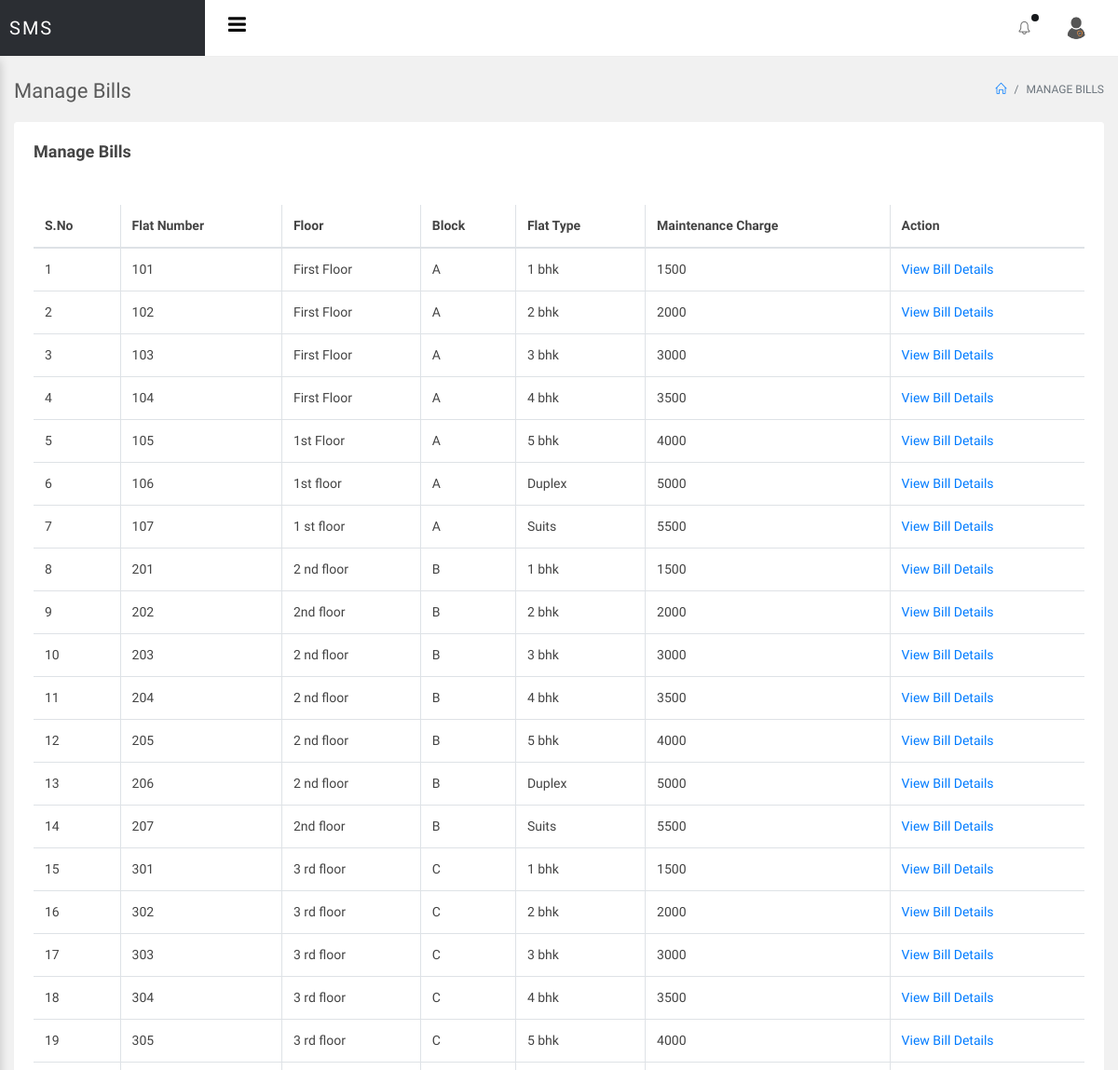
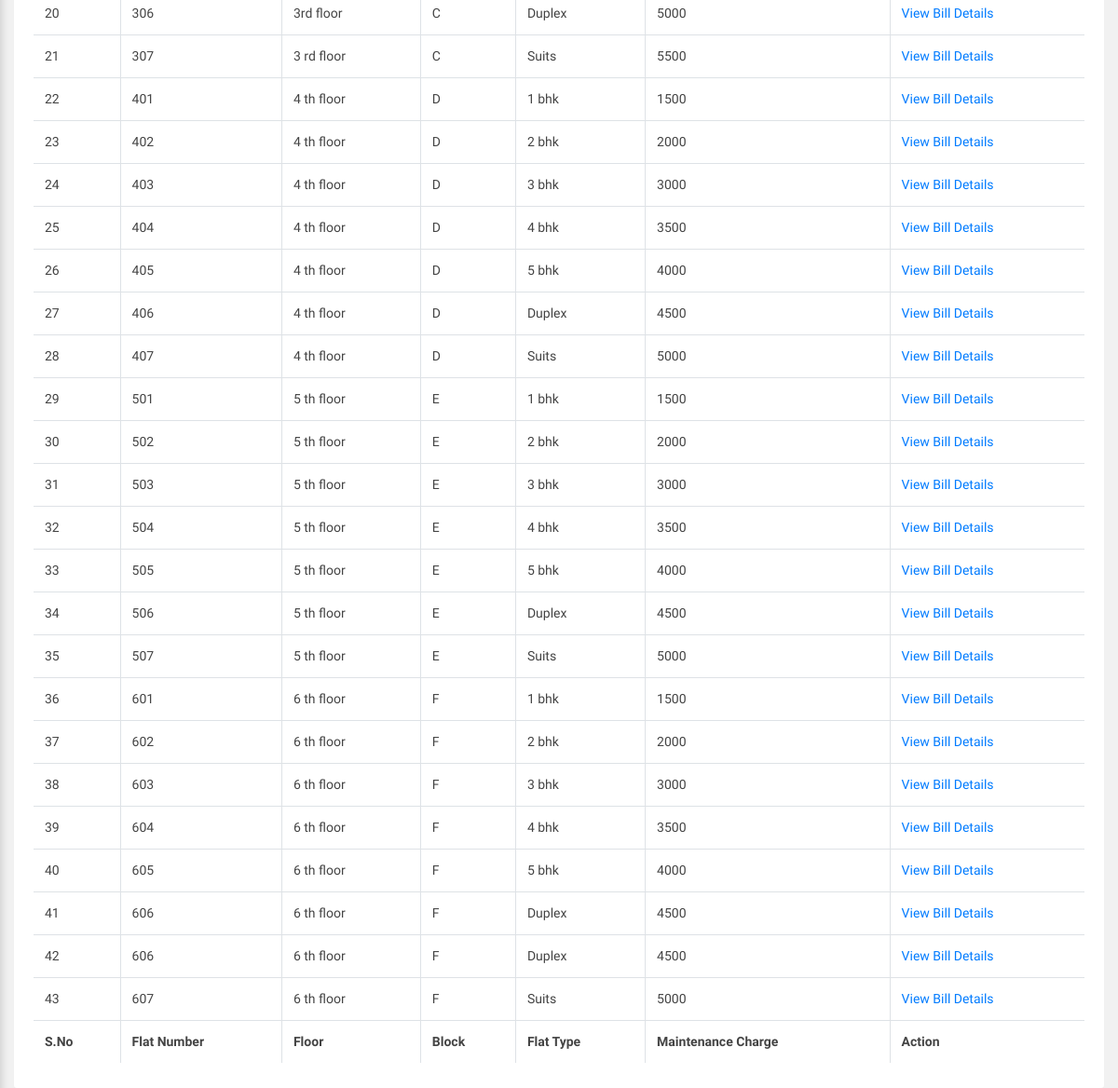
/sms/admin/manage-bill.php (signed in), run on the app's committed database (2 pictures, top to bottom).
### tables this page shows
CREATE TABLE `tblflat` (
  `ID` int(10) NOT NULL,
  `FlatNum` int(50) DEFAULT NULL,
  `Floor` varchar(50) DEFAULT NULL,
  `Block` varchar(50) DEFAULT NULL,
  `FlatType` varchar(120) DEFAULT NULL,
  `MCharge` varchar(200) DEFAULT NULL,
  `CreationDate` timestamp NULL DEFAULT current_timestamp()
);

### sms/admin/manage-bill.php (the view, shortened to what this page needs)
<?php
include('includes/dbconnection.php');
if (strlen($_SESSION['smsaid']==0)) {
  header('location:logout.php');
  } else{
  ?>
<!doctype html>
<html lang="en">
<head>
<link rel="stylesheet" href="../assets/vendor/bootstrap/css/bootstrap.min.css">
<link rel="stylesheet" href="../assets/vendor/animate-css/animate.min.css">
<link rel="stylesheet" href="../assets/vendor/font-awesome/css/font-awesome.min.css">
<link rel="stylesheet" href="../assets/vendor/jquery-datatable/dataTables.bootstrap4.min.css">
<link rel="stylesheet" href="../assets/vendor/jquery-datatable/fixedeader/dataTables.fixedcolumns.bootstrap4.min.css">
<link rel="stylesheet" href="../assets/vendor/jquery-datatable/fixedeader/dataTables.fixedheader.bootstrap4.min.css">
<link rel="stylesheet" href="../assets/vendor/sweetalert/sweetalert.css"/>
<link rel="stylesheet" href="assets/css/main.css">
<link rel="stylesheet" href="assets/css/color_skins.css">
</head>
<body class="theme-blue">
<div id="wrapper">
    <?php include_once('includes/header.php');?>
    <div id="main-content">
        <div class="container-fluid">
            <div class="block-header">
                <div class="row">
                    <div class="col-lg-5 col-md-8 col-sm-12">
                        <h2>Manage Bills</h2>
                    </div>
                    <div class="col-lg-7 col-md-4 col-sm-12 text-right">
                        <ul class="breadcrumb justify-content-end">
                            <li class="breadcrumb-item"><a href="dashboard.php"><i class="icon-home"></i></a></li>
                            <li class="breadcrumb-item active">Manage Bills</li>
                        </ul>
                    </div>
                </div>
            </div>
            <div class="row clearfix">
                <div class="col-lg-12">
                    <div class="card">
                        <div class="header">
                            <h2>Manage Bills</h2>
                        </div>
                        <div class="body">
                            <div class="table-responsive">
                                <table class="table table-bordered table-hover js-basic-example dataTable table-custom">
                                    <thead>
                                        <tr>
                                            <th>S.No</th>
                                            <th>Flat Number</th>
                                            <th>Floor</th>
                                            <th>Block</th>
                                            <th>Flat Type</th>
                                            <th>Maintenance Charge</th>
                                            <th>Action</th>
                                        </tr>
                                    </thead>
                                    <tbody>
                                        <?php
$sql="SELECT * from tblflat";
$query = $dbh -> prepare($sql);
$query->execute();
$results=$query->fetchAll(PDO::FETCH_OBJ);
$cnt=1;
if($query->rowCount() > 0)
{
foreach($results as $row)
{               ?>
                                        <tr>
                                           <td><?php echo htmlentities($cnt);?></td>
                  <td><?php  echo htmlentities($row->FlatNum);?>
                  </td>
                  <td><?php  echo htmlentities($row->Floor);?></td>
                  <td><?php  echo htmlentities($row->Block);?></td>
                  <td><?php  echo htmlentities($row->FlatType);?></td>
                  <td><?php  echo htmlentities($row->MCharge);?></td>
                  <td><a href="view-bill-detail.php?viewid=<?php echo htmlentities ($row->FlatNum);?>&&bviewid=<?php echo htmlentities ($row->Block);?>">View Bill Details</a></td>
                                        </tr>
                                        <?php $cnt=$cnt+1;}} ?>
                                    </tbody>
                                    <tfoot>
                                        <tr>
                                            <th>S.No</th>
                                            <th>Flat Number</th>
                                            <th>Floor</th>
                                            <th>Block</th>
                                            <th>Flat Type</th>
                                            <th>Maintenance Charge</th>
                                            <th>Action</th>
                                        </tr>
                                    </tfoot>
                                </table>
                            </div>
                        </div>
                    </div>
                </div>
              </div>
        </div>
    </div>
</div>
</body>
</html>
<?php }  ?>

### sms/admin/includes/header.php (shortened to what this page needs)
<nav class="navbar navbar-fixed-top">
       <div class="container-fluid">
           <div class="navbar-brand">
               <a href="dashboard.php">
                   <span class="name">SMS</span>
               </a>
           </div>
           <div class="navbar-right">
               <ul class="list-unstyled clearfix mb-0">
                   <li>
                       <div class="navbar-btn btn-toggle-show">
                           <button type="button" class="btn-toggle-offcanvas"><i class="lnr lnr-menu fa fa-bars"></i></button>
                       </div>
                   </li>
                   <li>
                       <div id="navbar-menu">
                           <ul class="nav navbar-nav">
                               <li class="dropdown">
                                   <a href="javascript:void(0);" class="dropdown-toggle icon-menu" data-toggle="dropdown">
                                       <i class="icon-bell"></i>
                                       <span class="notification-dot"></span>
                                   </a>
                               </li>
                               <li class="dropdown">
                                   <a href="javascript:void(0);" class="dropdown-toggle icon-menu" data-toggle="dropdown">
                                       <img class="rounded-circle" src="assets/images/download.png" width="30" alt="">
                                   </a>
                               </li>
                           </ul>
                       </div>
                   </li>
               </ul>
           </div>
       </div>
   </nav>

### data on the page
tblflat: FlatNum "101", Floor "First Floor", Block "A", FlatType "1 bhk", MCharge "1500"
tblflat: FlatNum "102", Floor "First Floor", Block "A", FlatType "2 bhk", MCharge "2000"
tblflat: FlatNum "103", Floor "First Floor", Block "A", FlatType "3 bhk", MCharge "3000"
tblflat: FlatNum "104", Floor "First Floor", Block "A", FlatType "4 bhk", MCharge "3500"
tblflat: FlatNum "105", Floor "1st Floor", Block "A", FlatType "5 bhk", MCharge "4000"
tblflat: FlatNum "106", Floor "1st floor", Block "A", FlatType "Duplex", MCharge "5000"
tblflat: FlatNum "107", Floor "1 st floor", Block "A", FlatType "Suits", MCharge "5500"
tblflat: FlatNum "201", Floor "2 nd floor", Block "B", FlatType "1 bhk", MCharge "1500"
tblflat: FlatNum "202", Floor "2nd floor", Block "B", FlatType "2 bhk", MCharge "2000"
tblflat: FlatNum "203", Floor "2 nd floor", Block "B", FlatType "3 bhk", MCharge "3000"
tblflat: FlatNum "204", Floor "2 nd floor", Block "B", FlatType "4 bhk", MCharge "3500"
tblflat: FlatNum "205", Floor "2 nd floor", Block "B", FlatType "5 bhk", MCharge "4000"
tblflat: FlatNum "206", Floor "2 nd floor", Block "B", FlatType "Duplex", MCharge "5000"
tblflat: FlatNum "207", Floor "2nd floor", Block "B", FlatType "Suits", MCharge "5500"
tblflat: FlatNum "301", Floor "3 rd floor", Block "C", FlatType "1 bhk", MCharge "1500"
tblflat: FlatNum "302", Floor "3 rd floor", Block "C", FlatType "2 bhk", MCharge "2000"
tblflat: FlatNum "303", Floor "3 rd floor", Block "C", FlatType "3 bhk", MCharge "3000"
tblflat: FlatNum "304", Floor "3 rd floor", Block "C", FlatType "4 bhk", MCharge "3500"
tblflat: FlatNum "305", Floor "3 rd floor", Block "C", FlatType "5 bhk", MCharge "4000"
tblflat: FlatNum "306", Floor "3rd floor", Block "C", FlatType "Duplex", MCharge "5000"
tblflat: FlatNum "307", Floor "3 rd floor", Block "C", FlatType "Suits", MCharge "5500"
tblflat: FlatNum "401", Floor "4 th floor", Block "D", FlatType "1 bhk", MCharge "1500"
tblflat: FlatNum "402", Floor "4 th floor", Block "D", FlatType "2 bhk", MCharge "2000"
tblflat: FlatNum "403", Floor "4 th floor", Block "D", FlatType "3 bhk", MCharge "3000"
tblflat: FlatNum "404", Floor "4 th floor", Block "D", FlatType "4 bhk", MCharge "3500"
tblflat: FlatNum "405", Floor "4 th floor", Block "D", FlatType "5 bhk", MCharge "4000"
tblflat: FlatNum "406", Floor "4 th floor", Block "D", FlatType "Duplex", MCharge "4500"
tblflat: FlatNum "407", Floor "4 th floor", Block "D", FlatType "Suits", MCharge "5000"
tblflat: FlatNum "501", Floor "5 th floor", Block "E", FlatType "1 bhk", MCharge "1500"
tblflat: FlatNum "502", Floor "5 th floor", Block "E", FlatType "2 bhk", MCharge "2000"
tblflat: FlatNum "503", Floor "5 th floor", Block "E", FlatType "3 bhk", MCharge "3000"
tblflat: FlatNum "504", Floor "5 th floor", Block "E", FlatType "4 bhk", MCharge "3500"
tblflat: FlatNum "505", Floor "5 th floor", Block "E", FlatType "5 bhk", MCharge "4000"
tblflat: FlatNum "506", Floor "5 th floor", Block "E", FlatType "Duplex", MCharge "4500"
tblflat: FlatNum "507", Floor "5 th floor", Block "E", FlatType "Suits", MCharge "5000"
tblflat: FlatNum "601", Floor "6 th floor", Block "F", FlatType "1 bhk", MCharge "1500"
tblflat: FlatNum "602", Floor "6 th floor", Block "F", FlatType "2 bhk", MCharge "2000"
tblflat: FlatNum "603", Floor "6 th floor", Block "F", FlatType "3 bhk", MCharge "3000"
tblflat: FlatNum "604", Floor "6 th floor", Block "F", FlatType "4 bhk", MCharge "3500"
tblflat: FlatNum "605", Floor "6 th floor", Block "F", FlatType "5 bhk", MCharge "4000"
tblflat: FlatNum "606", Floor "6 th floor", Block "F", FlatType "Duplex", MCharge "4500"
tblflat: FlatNum "606", Floor "6 th floor", Block "F", FlatType "Duplex", MCharge "4500"
tblflat: FlatNum "607", Floor "6 th floor", Block "F", FlatType "Suits", MCharge "5000"
